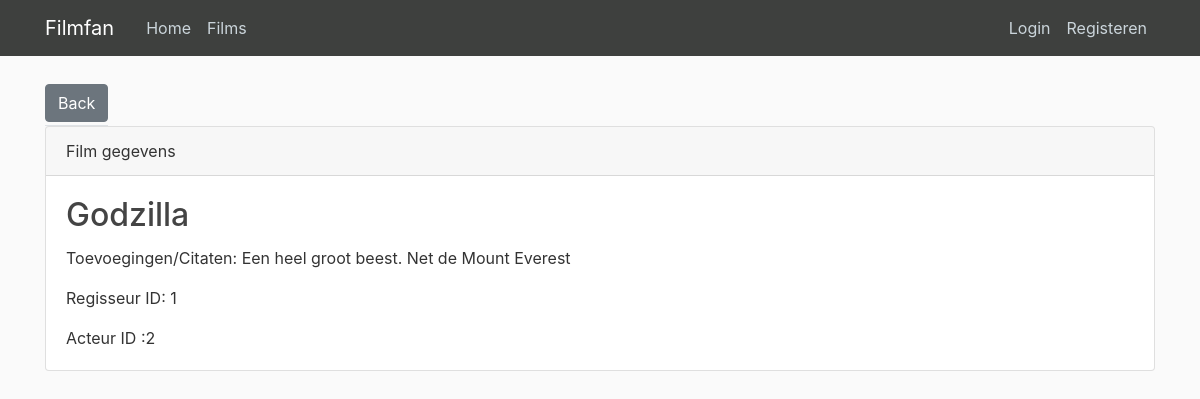
Page /films/film/1 on the committed database.
### film/models.py (models this page shows, shortened)
class Film(db.Model):
    id = db.Column(db.Integer, primary_key=True)
    titel = db.Column(db.String(45), nullable=False)
    releasedatum = db.Column(db.Date, nullable=False)
    toevoegingen = db.Column(db.Text(500), nullable=True)
    regisseur_id = db.Column(db.Integer, db.ForeignKey('regisseur.id'), nullable=False)
    acteur_id = db.Column(db.Integer, db.ForeignKey('acteur.id'), nullable=False)
    acteur = db.relationship('Acteur', backref='author', lazy=True)
    regisseur = db.relationship('Regisseur', backref='author2', lazy=True)
    rol = db.relationship('Rol', backref='author3', lazy=True)

### film/routes.py (the view)
@app.route("/films/film/<int:film_id>")
def film(film_id):
    film = Film.query.get_or_404(film_id)
    return render_template('/films/read_films.html', title=film.titel, film=film)

### film/templates/films/read_films.html (shortened to what this page needs)
{% extends "layout.html" %}
{% block content %}
<nav class="nav">
    <ul class="nav nav-tabs">
        <li class="nav-item">
            <a class="btn btn-secondary mt-1 mb-1" href="/films">Back</a>
        </li>
    </ul>
</nav>
<div class="card">
    <div class="card-header">
        Film gegevens
    </div>
    <div class="card-body">
        <h2 class="card-title">{{ film.titel }}</h2>
        <p class="card-text">Toevoegingen/Citaten: {{ film.toevoegingen }}</p>
        <p class="card-text">Regisseur ID: {{ film.regisseur_id }}</p>
        <p class="card-text">Acteur ID :{{ film.acteur_id }}</p>
    </div>
</div>
{% endblock content %}

### film/static/main.css (style rules this page uses)
body { background: #fafafa; color: #333333; margin-top: 5rem; }
h1, h2, h3, h4, h5, h6 { color: #444444; }

### rows in the picture
Film: titel "Godzilla", toevoegingen "Een heel groot beest. Net de Mount Everest", regisseur_id "1", acteur_id "2"
